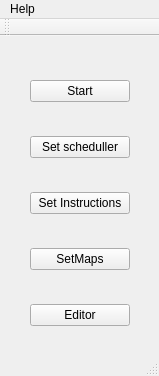
<?xml version="1.0" encoding="UTF-8"?>
<ui version="4.0">
 <class>controlPanelClass</class>
 <widget class="QMainWindow" name="controlPanelClass">
  <property name="geometry">
   <rect>
    <x>0</x>
    <y>0</y>
    <width>159</width>
    <height>376</height>
   </rect>
  </property>
  <property name="windowTitle">
   <string>controlPanel</string>
  </property>
  <widget class="QWidget" name="centralWidget">
   <widget class="QWidget" name="verticalLayoutWidget">
    <property name="geometry">
     <rect>
      <x>0</x>
      <y>0</y>
      <width>160</width>
      <height>337</height>
     </rect>
    </property>
    <layout class="QVBoxLayout" name="verticalLayout" stretch="0,0,0,0,0">
     <property name="spacing">
      <number>0</number>
     </property>
     <property name="sizeConstraint">
      <enum>QLayout::SetNoConstraint</enum>
     </property>
     <property name="leftMargin">
      <number>30</number>
     </property>
     <property name="topMargin">
      <number>10</number>
     </property>
     <property name="rightMargin">
      <number>30</number>
     </property>
     <property name="bottomMargin">
      <number>10</number>
     </property>
     <item>
      <widget class="QPushButton" name="startButton">
       <property name="text">
        <string>Start</string>
       </property>
      </widget>
     </item>
     <item>
      <widget class="QPushButton" name="schedullerButton">
       <property name="text">
        <string>Set scheduller</string>
       </property>
      </widget>
     </item>
     <item>
      <widget class="QPushButton" name="InstrructionButton">
       <property name="text">
        <string>Set Instructions</string>
       </property>
      </widget>
     </item>
     <item>
      <widget class="QPushButton" name="mapButton">
       <property name="text">
        <string>SetMaps</string>
       </property>
      </widget>
     </item>
     <item>
      <widget class="QPushButton" name="pushButton">
       <property name="text">
        <string>Editor</string>
       </property>
      </widget>
     </item>
    </layout>
   </widget>
  </widget>
  <widget class="QMenuBar" name="menuBar">
   <property name="geometry">
    <rect>
     <x>0</x>
     <y>0</y>
     <width>159</width>
     <height>20</height>
    </rect>
   </property>
   <widget class="QMenu" name="menuHelp">
    <property name="title">
     <string>Help</string>
    </property>
    <addaction name="actionHelp"/>
    <addaction name="actionAbout"/>
   </widget>
   <addaction name="menuHelp"/>
  </widget>
  <widget class="QToolBar" name="mainToolBar">
   <attribute name="toolBarArea">
    <enum>TopToolBarArea</enum>
   </attribute>
   <attribute name="toolBarBreak">
    <bool>false</bool>
   </attribute>
  </widget>
  <widget class="QStatusBar" name="statusBar"/>
  <action name="actionHelp">
   <property name="text">
    <string>Help</string>
   </property>
  </action>
  <action name="actionAbout">
   <property name="text">
    <string>About</string>
   </property>
  </action>
 </widget>
 <layoutdefault spacing="6" margin="11"/>
 <resources>
  <include location="controlpanel.qrc"/>
 </resources>
 <connections/>
</ui>
